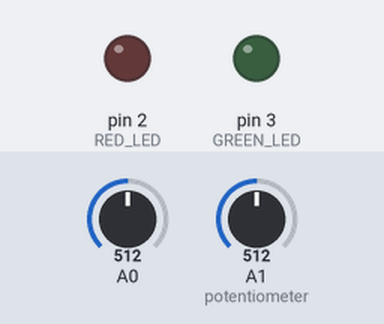
The program below on a simulated SparkFun Pro Micro, built with avr-gcc and run on an emulated ATmega32U4. On the bench: output pins drawn as LEDs (lit = HIGH). The inputs (shaded band) are chosen by the test bench; at power-on: A0 = 512, A1 (potentiometer) = 512. What the program prints to the serial monitor is not drawn.

Above: at 1.4 s.
1.5 s: A0 set to 525
At 2.7 s:
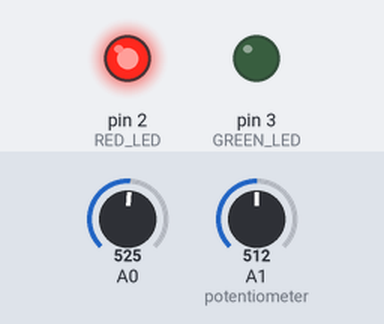
3.0 s: A1 (potentiometer) set to 716
At 3.9 s:
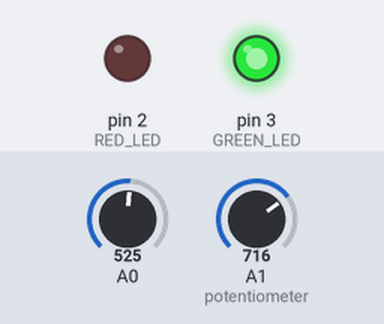
4.5 s: A1 (potentiometer) set to 0
At 5.0 s:
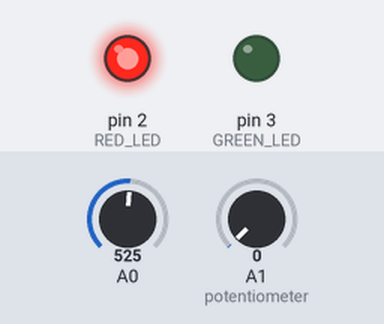
6.0 s: A1 (potentiometer) set to 900
At 7.2 s:
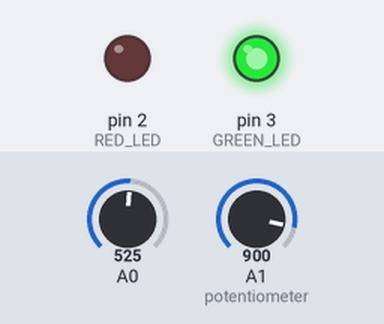
7.5 s: A0 set to 900
At 8.5 s:
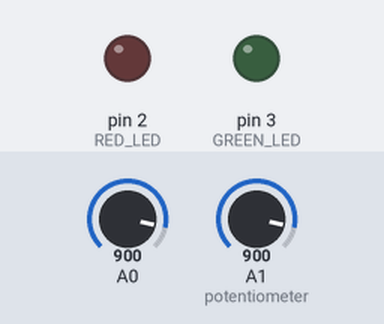
Timing chart, 0 to 10.5 s (numbered marks = the images above; inputs shaded):
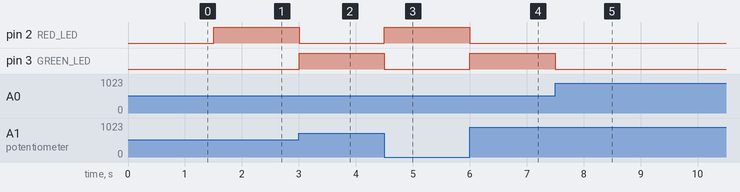

The program:

main.cpp
```cpp
#include <MIDIUSB.h>


bool DEBUG = true;                   // Will print values to serial monitor if set to true

const int RED_LED = 2;                // Red led to indicate pressure reading exceeds upper bound
const int GREEN_LED = 3;              // Green led to indicate pressure reading within lower and upper bound
const int midi_channel = 0;           // Sets the midi channel, 0 == channel 1
const int breath_controller = 2;      // Sets the midi control number

int pressure_val;                     // Stores pressure reading value
int pressure_readings [3];           // Stores the last 3 pressure readings to filter out oscillations caused
byte ccval;                           // Stores midi cc value to send in midi event
bool value_change = false;
int pot_reading;                      // Stores last potentiometer reading
int lower;                            // Stores lower bound for pressure reading to exclude ambient pressure
int upper;                            // Stores upper bound for pressure reaading which can be adjusted by potentiometer


int zero = 0;


void setup() {

  pinMode(RED_LED, OUTPUT);
  pinMode(GREEN_LED, OUTPUT);

  delay(200);
  lower = analogRead(A0) + 5;         // determine ambient pressure to establish lower bound for subsequent pressure readings
  upper = analogRead(A1);             // sets initial potentiometer position
  Serial.begin(31250);
}


void debug(String debug_string, int value) {

  if (DEBUG) {
    Serial.print(debug_string);
    Serial.print(" ");
    Serial.print(value);
    Serial.println();
  }
}

byte convert_to_midi(int reading) {
  byte result;
  result = constrain(map(reading, lower, upper, 0,127), 0, 127);
  return result;
}


void process_readings() {
  byte new_ccval;


  pot_reading = analogRead(A1);

  if (abs(pot_reading - upper) > 2 ) {               // change upper value by steps of 3 to eliminate noise
    upper = pot_reading;
    debug("upper value", upper);
  }

  pressure_val = analogRead(A0);
  debug("pressure value" , pressure_val);
  new_ccval = convert_to_midi(pressure_val);
  if (new_ccval != ccval) {
    ccval = new_ccval;
    value_change = true;
    debug("ccval changed to ", new_ccval);
  }
  else if (new_ccval == ccval) {
    value_change = false;
  }
}


void set_led_status() {

   if (pressure_val > upper) {
    digitalWrite(RED_LED, HIGH);
    digitalWrite(GREEN_LED, LOW);

  }
  else if (pressure_val > lower && pressure_val < upper) {
    digitalWrite(GREEN_LED, HIGH);
    digitalWrite(RED_LED, LOW);
  }
  else {
    digitalWrite(RED_LED, LOW);
    digitalWrite(GREEN_LED, LOW);
  }

}

void controlChange(byte channel, byte control, byte value) {
  midiEventPacket_t event = {0x0B, 0xB0 | channel, control, value};
  MidiUSB.sendMIDI(event);
}

void send_midi_data() {
  if (ccval >= 1) {
    controlChange(midi_channel, breath_controller, ccval);
    debug("message sent", ccval);
    zero = 1;

  }

  else if (ccval < 1 && zero == 1) {
    controlChange(midi_channel, breath_controller, ccval);
    debug("message sent", ccval);
    delay(25);
    controlChange(midi_channel, breath_controller, 1);
    debug("0 message resent", ccval);
    zero = 0;
  }

  else {
    zero = 0;
  }
}

/*
void digital_denoise(int analogPin, int reading) {

}
*/


void loop() {

  process_readings();

  set_led_status();

  if (value_change) {
    send_midi_data();
  }


 delay(1);        // delay 3 milliseconds to avoid hogging MIDI bandwidth or cause overflow in certain software instruments

}
```

Measured:
- the behaviour switches between 512 and 513 on A0 (found by bisection; images 0 and 1)
- after the input at 1.5 s, pin 2 (RED_LED): LOW → HIGH at once
- after the input at 3.0 s, pin 2 (RED_LED): HIGH → LOW at once; pin 3 (GREEN_LED): LOW → HIGH at once
- after the input at 4.5 s, pin 2 (RED_LED): LOW → HIGH at once; pin 3 (GREEN_LED): HIGH → LOW at once
- after the input at 6.0 s, pin 2 (RED_LED): HIGH → LOW at once; pin 3 (GREEN_LED): LOW → HIGH at once
- after the input at 7.5 s, pin 3 (GREEN_LED): HIGH → LOW at once
